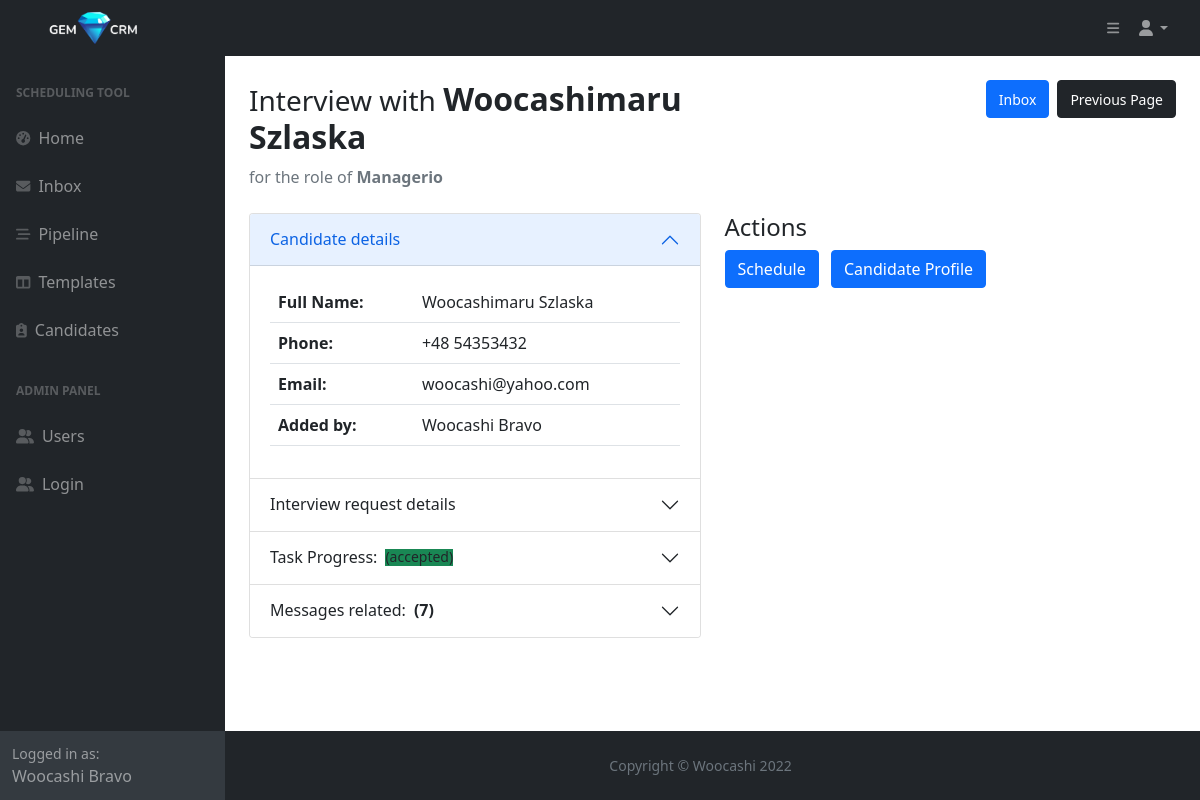
The page /check_tasks_details/1 (signed in) on the database its author committed.
### main.py (models this page shows)
class User(db.Model, UserMixin, Base):
    __tablename__="users"
    id = db.Column(db.Integer, primary_key=True)
    first_name = db.Column(db.String, nullable=False)
    last_name = db.Column(db.String, nullable=False)
    full_name = db.Column(db.String, nullable=False)
    email = db.Column(db.String, nullable=False, unique=True)
    phone = db.Column(db.String, nullable=False)
    type = db.Column(db.String, nullable=False)
    password = db.Column(db.String, nullable=False)
    templates = relationship("Template", back_populates="created_by")
    candidates = relationship("Candidate", back_populates="created_by")
    tasks_sent = relationship("Task", primaryjoin="User.id==Task.sender_id", back_populates="from_user")
    tasks_received = relationship("Task", primaryjoin="User.id==Task.recipient_id", back_populates="to_user")
    tasks_delegated = relationship("Task", primaryjoin="User.id==Task.delegate_id", back_populates="delegated_by")
    message = relationship("Message", primaryjoin="Message.user_id==User.id", back_populates="user")

class Candidate(db.Model, Base):
    __tablename__="candidates"
    id = db.Column(db.Integer, primary_key=True)
    first_name = db.Column(db.String, nullable=False)
    last_name = db.Column(db.String, nullable=False)
    full_name = db.Column(db.String, nullable=False)
    email = db.Column(db.String, nullable=False, unique=True)
    phone = db.Column(db.String, nullable=False)
    cv = db.Column(db.String, nullable=True)
    owner_id = Column(Integer, ForeignKey('users.id'))
    created_by = relationship("User", back_populates="candidates")
    created_date = db.Column(db.Date, nullable=False)
    tasks = relationship("Task", back_populates="candidate")
    message = relationship("Message", primaryjoin="Message.candidate_id==Candidate.id", back_populates="candidate")

class Task(db.Model, Base):
    __tablename__="tasks"
    id = db.Column(db.Integer, primary_key=True)
    sender_id = Column(Integer, ForeignKey('users.id'), nullable=False)
    recipient_id = Column(Integer, ForeignKey('users.id'), nullable=False)
    delegate_id = Column(Integer, ForeignKey('users.id'), nullable=False)
    from_user = relationship("User", foreign_keys=[sender_id], back_populates="tasks_sent")
    to_user = relationship("User", foreign_keys=[recipient_id], back_populates="tasks_received")
    candidate_id = Column(Integer, ForeignKey('candidates.id'))
    candidate = relationship("Candidate", foreign_keys=[candidate_id], back_populates="tasks")
    interviewers = db.Column(db.String, nullable=False)
    role = db.Column(db.String, nullable=False)
    recruiter_notes = db.Column(db.Text, nullable=True)
    date_sent = db.Column(db.Date, nullable=False)
    date_received = db.Column(db.Date, nullable=True)
    date_completed = db.Column(db.Date, nullable=True)
    status = db.Column(db.String, nullable=False)
    is_archived = db.Column(db.Boolean, nullable=False)
    delegated_by = relationship("User", foreign_keys=[delegate_id], back_populates="tasks_delegated")
    interview_date = db.Column(db.Date, nullable=True)
    interview_time = db.Column(db.Time, nullable=True)
    scheduler_notes = db.Column(db.Text, nullable=True)
    time_completed = db.Column(db.Time, nullable=True)
    pipeline_status = db.Column(db.String, nullable=False)
    message = relationship("Message", primaryjoin="Message.task_id==Task.id", back_populates="task")

### main.py (the view)
@app.route('/check_tasks_details/<int:task_id>')
@login_required
def check_task_details(task_id):
    task = Task.query.get(task_id)
    messages = task.message
    return render_template('view_task.html', task_id=task_id, task=task, messages=messages)

### main.py (called while the page is built)
@login_manager.user_loader
def load_user(user_id):
    try:
        return User.query.get(user_id)
    except:
        return None

### templates/view_task.html (shortened to what this page needs)
{% include "header.html" %}
                <main>
                    <div class="container-fluid px-4">
                        <div class="row d-flex justify-content-between">
                            <div class="col">
                                <h2 class="mt-4"><small>Interview with </small><strong>{{ task.candidate.full_name }}</strong></h2>
                                <ol class="breadcrumb mb-4">
                                    <li class="breadcrumb-item active">for the role of <strong>{{task.role}}</strong></li>
                                </ol>
                            </div>
                            <div class="col d-flex justify-content-end mt-4">
                                <span><a class="btn btn-primary ms-2" href="{{url_for('inbox')}}"><small>Inbox</small></a></span>
                                <span><a class="btn btn-dark ms-2" href="javascript:history.back()"><small>Previous Page</small></a></span>
                            </div>
                        </div>
                        <div class="row">
                            <div class="col-xl-6 col-md-6">
                                <div class="accordion" id="accordionInterviewDetails">
                                  <div class="accordion-item">
                                    <h2 class="accordion-header" id="headingOne">
                                      <button class="accordion-button" type="button" data-bs-toggle="collapse" data-bs-target="#collapseOne" aria-expanded="true" aria-controls="collapseOne">
                                        Candidate details
                                      </button>
                                    </h2>
                                    <div id="collapseOne" class="accordion-collapse collapse show" aria-labelledby="headingOne" data-bs-parent="#accordionInterviewDetails">
                                      <div class="accordion-body">
                                          <table class="table">
                                              <tbody>
                                                <tr>
                                                  <th scope="row">Full Name:</th>
                                                  <td>{{ task.candidate.full_name }}</td>
                                                </tr>
                                                <tr>
                                                  <th scope="row">Phone:</th>
                                                  <td>{{ task.candidate.phone }}</td>
                                                </tr>
                                                <tr>
                                                  <th scope="row">Email:</th>
                                                  <td colspan="2">{{ task.candidate.email }}</td>
                                                </tr>
                                                <tr>
                                                  <th scope="row">Added by:</th>
                                                  <td colspan="2">{{ task.candidate.created_by.full_name }}</td>
                                                </tr>
                                              </tbody>
                                            </table>
                                      </div>
                                    </div>
                                  </div>
                                  <div class="accordion-item">
                                    <h2 class="accordion-header" id="headingTwo">
                                      <button class="accordion-button collapsed" type="button" data-bs-toggle="collapse" data-bs-target="#collapseTwo" aria-expanded="false" aria-controls="collapseTwo">
                                        Interview request details
                                      </button>
                                    </h2>
                                  </div>
                                  <div class="accordion-item">
                                    <h2 class="accordion-header" id="headingThree">
                                      <button class="accordion-button collapsed" type="button" data-bs-toggle="collapse" data-bs-target="#collapseThree" aria-expanded="false" aria-controls="collapseThree">
                                        Task Progress:
                                          {% if task.status == "pending": %}
                                          <small class="ms-2 bg-warning"> ({{ task.status }})</small>
                                          {% elif task.status == "accepted" %}
                                          <small class="ms-2 bg-success"> ({{ task.status }})</small>
                                          {% endif %}
                                      </button>
                                    </h2>
                                  </div>
                                    <div class="accordion-item">
                                    <h2 class="accordion-header" id="headingFour">
                                      <button class="accordion-button collapsed" type="button" data-bs-toggle="collapse" data-bs-target="#collapseFour" aria-expanded="false" aria-controls="collapseFour">
                                        Messages related:
                                          {% if messages and messages|length != 0: %}
                                          <strong class="ms-2">({{ messages|length }})</strong>
                                          {% else %}
                                          <strong class="ms-2">(0)</strong>
                                          {% endif %}
                                      </button>
                                    </h2>
                                  </div>
                                </div>
                            </div>
                            <div class="col-xl-6 col-md-6">
                                <h4>Actions</h4>
                                <div class="mt-2">
                                    <a href="{{url_for('send_message', task_id=task.id)}}" class="btn btn-primary me-2">Schedule</a>
                                    <a href="" class="btn btn-primary me-2">Candidate Profile</a>
                                </div>
                            </div>
                        </div>
                    </div>
                </main>
{% include "footer.html" %}

### templates/header.html (shortened to what this page needs)
<!DOCTYPE html>
<html lang="en">
    <head>
        <link href="https://cdn.jsdelivr.net/npm/simple-datatables@latest/dist/style.css" rel="stylesheet" />
        <link href="{{ url_for('static', filename='css/styles.css') }}" rel="stylesheet" />
    </head>
    <body class="sb-nav-fixed">
        <nav class="sb-topnav d-flex justify-content-between navbar navbar-expand navbar-dark bg-dark">
                <a class="navbar-brand ps-3" href="{{ url_for('home') }}"><img class="img-fluid gem-logo" src="{{url_for('static', filename='assets/img/logo-white.png')}}" alt="logo"></a>
                 <div class="d-flex">
                <button class="btn btn-link btn-sm order-1 order-lg-0 me-4 me-lg-0" id="sidebarToggle" ><i class="fas fa-bars"></i></button>
            <ul class="navbar-nav ms-auto ms-md-0 me-3 me-lg-4">
                <li class="nav-item dropdown">
                    <a class="nav-link dropdown-toggle" id="navbarDropdown" href="#" role="button" data-bs-toggle="dropdown" aria-expanded="false"><i class="fas fa-user fa-fw"></i></a>
                </li>
            </ul>
                </div>
        </nav>
        <div id="layoutSidenav">
            <div id="layoutSidenav_nav">
                <nav class="sb-sidenav accordion sb-sidenav-dark" id="sidenavAccordion">
                    <div class="sb-sidenav-menu">
                        <div class="nav">
                            <div class="sb-sidenav-menu-heading">Scheduling tool</div>
                            <a class="nav-link" href={{url_for('home')}}>
                                <div class="sb-nav-link-icon"><i class="fas fa-tachometer-alt"></i></div>
                                Home
                            <a class="nav-link" href="{{url_for('inbox')}}">
                                <div class="sb-nav-link-icon"><i class="fa-solid fa-envelope"></i></div>
                                Inbox
                            </a>
                            <a class="nav-link" href={{url_for('pipeline')}}>
                                <div class="sb-nav-link-icon"><i class="fa-solid fa-bars-staggered"></i></div>
                                Pipeline
                            </a>
                            <a class="nav-link" href={{url_for('templates')}}>
                                <div class="sb-nav-link-icon"><i class="fas fa-columns"></i></div>
                                Templates
                            </a>
                            <a class="nav-link" href={{url_for('candidates')}}>
                                <div class="sb-nav-link-icon me-2"><i class="fa-solid fa-clipboard-user"></i></div>
                                Candidates
                            </a>
                            <div class="sb-sidenav-menu-heading">ADMIN PANEL</div>
                            <a class="nav-link" href="{{url_for('users')}}">
                                <div class="sb-nav-link-icon"><i class="fa-solid fa-user-group"></i></div>
                                Users
                            </a>
                            <a class="nav-link" href="{{url_for('login')}}">
                                <div class="sb-nav-link-icon"><i class="fa-solid fa-user-group"></i></div>
                                Login
                            </a>
                        </div>
                    </div>
                    {% if current_user %}
                    <div class="sb-sidenav-footer">
                        <div class="small">Logged in as:</div>
                        {{current_user.first_name}} {{current_user.last_name}}
                    </div>
                    {% endif %}
                </nav>
            </div>
            <div id="layoutSidenav_content">

### rows shown on the page
User: first_name "Woocashi", last_name "Bravo", candidate.created_by.full_name "Woocashi Bravo"
Candidate: candidate.full_name "Woocashimaru Szlaska", candidate.phone "+48 54353432", candidate.email "woocashi@yahoo.com"
Task: role "Managerio", status "accepted"

### other values the page prints
{{ messages|length }} "7"
